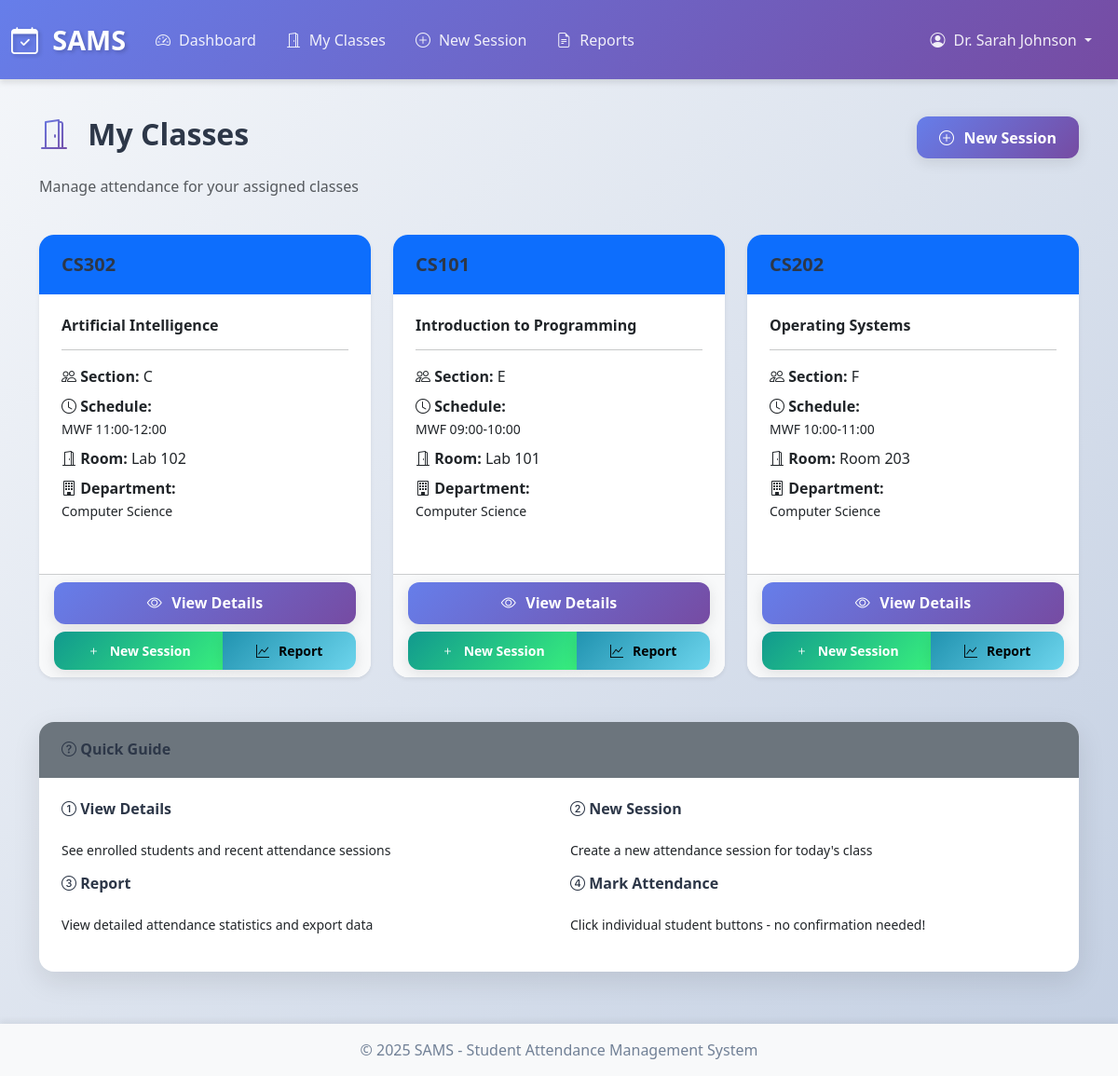
Page /faculty/classes (signed in) on the committed database.
### app.py (models this page shows)
class User(db.Model):
    __tablename__ = 'users'
    id = db.Column(db.Integer, primary_key=True)
    username = db.Column(db.String(80), unique=True, nullable=False)
    email = db.Column(db.String(120), unique=True, nullable=False)
    password_hash = db.Column(db.String(200), nullable=False)
    role = db.Column(db.String(20), nullable=False)
    full_name = db.Column(db.String(100), nullable=False)
    created_at = db.Column(db.DateTime, default=datetime.utcnow)
    is_active = db.Column(db.Boolean, default=True)

class Class(db.Model):
    __tablename__ = 'classes'
    id = db.Column(db.Integer, primary_key=True)
    course_id = db.Column(db.Integer, db.ForeignKey('courses.id'), nullable=False)
    faculty_id = db.Column(db.Integer, db.ForeignKey('faculty.id'), nullable=False)
    section = db.Column(db.String(10))
    schedule = db.Column(db.String(100))
    room = db.Column(db.String(20))
    course = db.relationship('Course', backref='classes')
    faculty = db.relationship('Faculty', backref='classes')

class Course(db.Model):
    __tablename__ = 'courses'
    id = db.Column(db.Integer, primary_key=True)
    course_code = db.Column(db.String(20), unique=True, nullable=False)
    course_name = db.Column(db.String(100), nullable=False)
    department = db.Column(db.String(100))
    credits = db.Column(db.Integer)
    year = db.Column(db.Integer)
    semester = db.Column(db.Integer)

### app.py (the view)
@app.route('/faculty/classes')
@role_required('faculty')
def faculty_classes():
    faculty = get_current_faculty()
    if not faculty:
        return redirect(url_for('login'))
    my_classes = Class.query.filter_by(faculty_id=faculty.id).all()
    return render_template('faculty/classes.html', classes=my_classes)

### app.py (called while the page is built)
@app.before_request
def check_session_timeout():
    if 'user_id' in session:
        session.permanent = True
        last_activity = session.get('last_activity')
        if last_activity:
            last_activity_time = datetime.fromisoformat(last_activity)
            if datetime.now() - last_activity_time > timedelta(minutes=30):
                session.clear()
                flash('Your session has expired. Please log in again.', 'warning')
                return redirect(url_for('login'))
        session['last_activity'] = datetime.now().isoformat()

def role_required(*roles):
    def decorator(f):
        @wraps(f)
        def decorated_function(*args, **kwargs):
            if 'user_id' not in session:
                flash('Please log in to access this page.', 'warning')
                return redirect(url_for('login'))
            user = User.query.get(session['user_id'])
            if user.role not in roles:
                flash('You do not have permission to access this page.', 'danger')
                return redirect(url_for('dashboard'))
            return f(*args, **kwargs)
        return decorated_function
    return decorator

def get_current_faculty():
    faculty = Faculty.query.filter_by(user_id=session.get('user_id')).first()
    if not faculty:
        session.clear()
        flash('Faculty profile not found. Please contact admin.', 'danger')
        return None
    return faculty

### templates/faculty/classes.html (shortened to what this page needs)
{% extends "base.html" %}
{% block content %}
<div class="row mb-4">
    <div class="col-md-8">
        <h2><i class="bi bi-door-open"></i> My Classes</h2>
        <p class="text-muted">Manage attendance for your assigned classes</p>
    </div>
    <div class="col-md-4 text-end">
        <a href="{{ url_for('faculty_create_session') }}" class="btn btn-primary">
            <i class="bi bi-plus-circle"></i> New Session
        </a>
    </div>
</div>
{% if classes %}
<div class="row">
    {% for class in classes %}
    <div class="col-md-6 col-lg-4 mb-4">
        <div class="card h-100 shadow-sm">
            <div class="card-header bg-primary text-white">
                <h5 class="mb-0">{{ class.course.course_code }}</h5>
            </div>
            <div class="card-body">
                <h6 class="card-title">{{ class.course.course_name }}</h6>
                <hr>
                <p class="card-text mb-2">
                    <strong><i class="bi bi-people"></i> Section:</strong> {{ class.section }}
                </p>
                <p class="card-text mb-2">
                    <strong><i class="bi bi-clock"></i> Schedule:</strong><br>
                    <small>{{ class.schedule }}</small>
                </p>
                <p class="card-text mb-2">
                    <strong><i class="bi bi-door-open"></i> Room:</strong> {{ class.room }}
                </p>
                <p class="card-text mb-0">
                    <strong><i class="bi bi-building"></i> Department:</strong><br>
                    <small>{{ class.course.department }}</small>
                </p>
            </div>
            <div class="card-footer bg-light">
                <div class="d-grid gap-2">
                    <a href="{{ url_for('faculty_class_detail', class_id=class.id) }}" class="btn btn-primary">
                        <i class="bi bi-eye"></i> View Details
                    </a>
                    <div class="btn-group" role="group">
                        <a href="{{ url_for('faculty_create_session') }}" class="btn btn-success btn-sm">
                            <i class="bi bi-plus"></i> New Session
                        </a>
                        <a href="{{ url_for('faculty_class_report', class_id=class.id) }}" class="btn btn-info btn-sm">
                            <i class="bi bi-graph-up"></i> Report
                        </a>
                    </div>
                </div>
            </div>
        </div>
    </div>
    {% endfor %}
</div>
{% else %}
<div class="alert alert-info">
    <h5><i class="bi bi-info-circle"></i> No Classes Assigned</h5>
    <p>You don't have any classes assigned yet. Please contact the administrator to assign classes to you.</p>
</div>
{% endif %}
<div class="card mt-4">
    <div class="card-header bg-secondary text-white">
        <h6 class="mb-0"><i class="bi bi-question-circle"></i> Quick Guide</h6>
    </div>
    <div class="card-body">
        <div class="row">
            <div class="col-md-6">
                <h6><i class="bi bi-1-circle"></i> View Details</h6>
                <p class="small">See enrolled students and recent attendance sessions</p>
            </div>
            <div class="col-md-6">
                <h6><i class="bi bi-2-circle"></i> New Session</h6>
                <p class="small">Create a new attendance session for today's class</p>
            </div>
            <div class="col-md-6">
                <h6><i class="bi bi-3-circle"></i> Report</h6>
                <p class="small">View detailed attendance statistics and export data</p>
            </div>
            <div class="col-md-6">
                <h6><i class="bi bi-4-circle"></i> Mark Attendance</h6>
                <p class="small">Click individual student buttons - no confirmation needed!</p>
            </div>
        </div>
    </div>
</div>
{% endblock %}

### templates/base.html (shortened to what this page needs)
<!DOCTYPE html>
<html lang="en">
<head>
    <link href="https://cdn.jsdelivr.net/npm/bootstrap@5.3.0/dist/css/bootstrap.min.css" rel="stylesheet">
    <link rel="stylesheet" href="https://cdn.jsdelivr.net/npm/bootstrap-icons@1.10.0/font/bootstrap-icons.css">
    <link rel="stylesheet" href="{{ url_for('static', filename='css/style.css') }}">
</head>
<body>
    {% if session.user_id %}
    <nav class="navbar navbar-expand-lg navbar-dark bg-primary">
        <div class="container-fluid">
            <a class="navbar-brand" href="{{ url_for('dashboard') }}">
                <i class="bi bi-calendar-check"></i> SAMS
            </a>
            <div class="collapse navbar-collapse" id="navbarNav">
                <ul class="navbar-nav me-auto">
                    {% if session.role == 'admin' %}
                    <li class="nav-item">
                        <a class="nav-link" href="{{ url_for('admin_dashboard') }}">
                            <i class="bi bi-speedometer2"></i> Dashboard
                        </a>
                    </li>
                    <li class="nav-item">
                        <a class="nav-link" href="{{ url_for('admin_users') }}">
                            <i class="bi bi-people"></i> Users
                        </a>
                    </li>
                    <li class="nav-item">
                        <a class="nav-link" href="{{ url_for('admin_courses') }}">
                            <i class="bi bi-book"></i> Courses
                        </a>
                    </li>
                    <li class="nav-item">
                        <a class="nav-link" href="{{ url_for('admin_classes') }}">
                            <i class="bi bi-door-open"></i> Classes
                        </a>
                    </li>
                    <li class="nav-item">
                        <a class="nav-link" href="{{ url_for('admin_reports') }}">
                            <i class="bi bi-file-earmark-text"></i> Reports
                        </a>
                    </li>
                    {% elif session.role == 'faculty' %}
                    <li class="nav-item">
                        <a class="nav-link" href="{{ url_for('faculty_dashboard') }}">
                            <i class="bi bi-speedometer2"></i> Dashboard
                        </a>
                    </li>
                    <li class="nav-item">
                        <a class="nav-link" href="{{ url_for('faculty_classes') }}">
                            <i class="bi bi-door-open"></i> My Classes
                        </a>
                    </li>
                    <li class="nav-item">
                        <a class="nav-link" href="{{ url_for('faculty_create_session') }}">
                            <i class="bi bi-plus-circle"></i> New Session
                        </a>
                    </li>
                    <li class="nav-item">
                        <a class="nav-link" href="{{ url_for('faculty_reports') }}">
                            <i class="bi bi-file-earmark-text"></i> Reports
                        </a>
                    </li>
                    {% endif %}
                </ul>
                <ul class="navbar-nav">
                    <li class="nav-item dropdown">
                        <a class="nav-link dropdown-toggle" href="#" id="navbarDropdown" role="button" data-bs-toggle="dropdown">
                            <i class="bi bi-person-circle"></i> {{ session.full_name }}
                        </a>
                    </li>
                </ul>
            </div>
        </div>
    </nav>
    {% endif %}
    <main class="container my-4">
        {% block content %}{% endblock %}
    </main>
    <footer class="footer mt-auto py-3 bg-light">
        <div class="container text-center">
            <span class="text-muted">© 2025 SAMS - Student Attendance Management System</span>
        </div>
    </footer>
</body>
</html>

### static/css/style.css (style rules this page uses)
:root { --primary-gradient: linear-gradient(135deg, #667eea 0%, #764ba2 100%); --success-gradient: linear-gradient(135deg, #11998e 0%, #38ef7d 100%); --info-gradient: linear-gradient(135deg, #2193b0 0%, #6dd5ed 100%); --warning-gradient: linear-gradient(135deg, #f093fb 0%, #f5576c 100%); --danger-gradient: linear-gradient(135deg, #fa709a 0%, #fee140 100%); --dark-gradient: linear-gradient(135deg, #434343 0%, #000000 100%); }
* { margin: 0; padding: 0; box-sizing: border-box; }
body { background: linear-gradient(135deg, #f5f7fa 0%, #c3cfe2 100%); min-height: 100vh; display: flex; flex-direction: column; font-family: 'Segoe UI', Tahoma, Geneva, Verdana, sans-serif; color: #2d3748; }
main { flex: 1; }
.navbar { background: var(--primary-gradient) !important; box-shadow: 0 4px 6px rgba(0,0,0,0.1); padding: 1rem 0; }
.navbar-brand { font-weight: 700; font-size: 1.8rem; color: white !important; text-shadow: 2px 2px 4px rgba(0,0,0,0.2); transition: transform 0.3s ease; }
.navbar-brand i { margin-right: 0.5rem; animation: pulse 2s infinite; }
.nav-link { color: rgba(255,255,255,0.9) !important; font-weight: 500; transition: all 0.3s ease; padding: 0.5rem 1rem !important; border-radius: 0.5rem; }
.nav-link i { margin-right: 0.3rem; }
.card { border: none; border-radius: 1rem; box-shadow: 0 10px 30px rgba(0,0,0,0.1); margin-bottom: 2rem; transition: all 0.3s ease; overflow: hidden; }
.card-header { font-weight: 600; font-size: 1.1rem; border-bottom: none; padding: 1.25rem 1.5rem; }
.card-body { padding: 1.5rem; }
.btn { border-radius: 0.75rem; padding: 0.65rem 1.5rem; font-weight: 600; transition: all 0.3s ease; border: none; box-shadow: 0 4px 15px rgba(0,0,0,0.1); }
.btn-primary { background: var(--primary-gradient); }
.btn-success { background: var(--success-gradient); }
.btn-info { background: var(--info-gradient); }
.btn i { margin-right: 0.4rem; }
.footer { background: white; padding: 2rem 0; margin-top: 3rem; box-shadow: 0 -4px 6px rgba(0,0,0,0.05); }
.footer .text-muted { color: #718096 !important; font-weight: 500; }
h1, h2, h3, h4, h5, h6 { color: #2d3748; font-weight: 700; margin-bottom: 1.5rem; }
h2 { font-size: 2rem; }
h2 i { margin-right: 0.75rem; background: var(--primary-gradient); -webkit-background-clip: text; -webkit-text-fill-color: transparent; background-clip: text; }

### rows in the picture
User: full_name "Dr. Sarah Johnson"
Class: course.course_code "CS302", course.course_name "Artificial Intelligence", section "C", schedule "MWF 11:00-12:00", room "Lab 102", course.department "Computer Science"
Class: course.course_code "CS101", course.course_name "Introduction to Programming", section "E", schedule "MWF 09:00-10:00", room "Lab 101", course.department "Computer Science"
Class: course.course_code "CS202", course.course_name "Operating Systems", section "F", schedule "MWF 10:00-11:00", room "Room 203", course.department "Computer Science"
